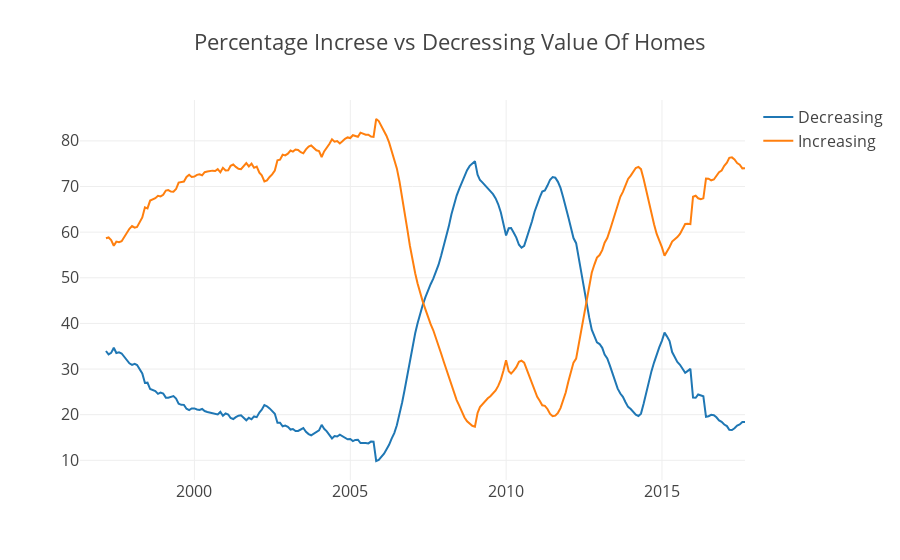

Here is the notebook cell this chart was saved with:
### Markdown cell above
## Home Value By Year
* PctOfHomesDecreasingInValues,The percentage of homes in an given region with values that have decreased in the past year
* PctOfHomesIncreasingInValues,The percentage of homes in an given region with values that have increased in the past year

### Code cell
data = [go.Scatter(x = state_month['Date'], y = state_month['PctOfHomesDecreasingInValues_AllHomes'],name = 'Decreasing'),
        go.Scatter(x = state_month['Date'], y = state_month['PctOfHomesIncreasingInValues_AllHomes'], name = 'Increasing'),
       ]
       
layout = {'title': 'Percentage Increse vs Decressing Value Of Homes', 'font': dict(size=16),}

py.iplot({'data':data,'layout': layout})

### Figure 1 — Plotly figure (JSON) as saved in the notebook; plotly's stock layout.template omitted (floating-point values rounded to 4 significant figures; data arrays with more than 128 entries replaced by an {"elided": "..."} marker saying what was removed)
{"data": [{"name": "Decreasing", "type": "scatter", "x": {"elided": "257 str values"}, "y": {"elided": "257 float values"}}, {"name": "Increasing", "type": "scatter", "x": {"elided": "257 str values"}, "y": {"elided": "257 float values"}}], "layout": {"font": {"size": 16}, "title": "Percentage Increse vs Decressing Value Of Homes"}}
